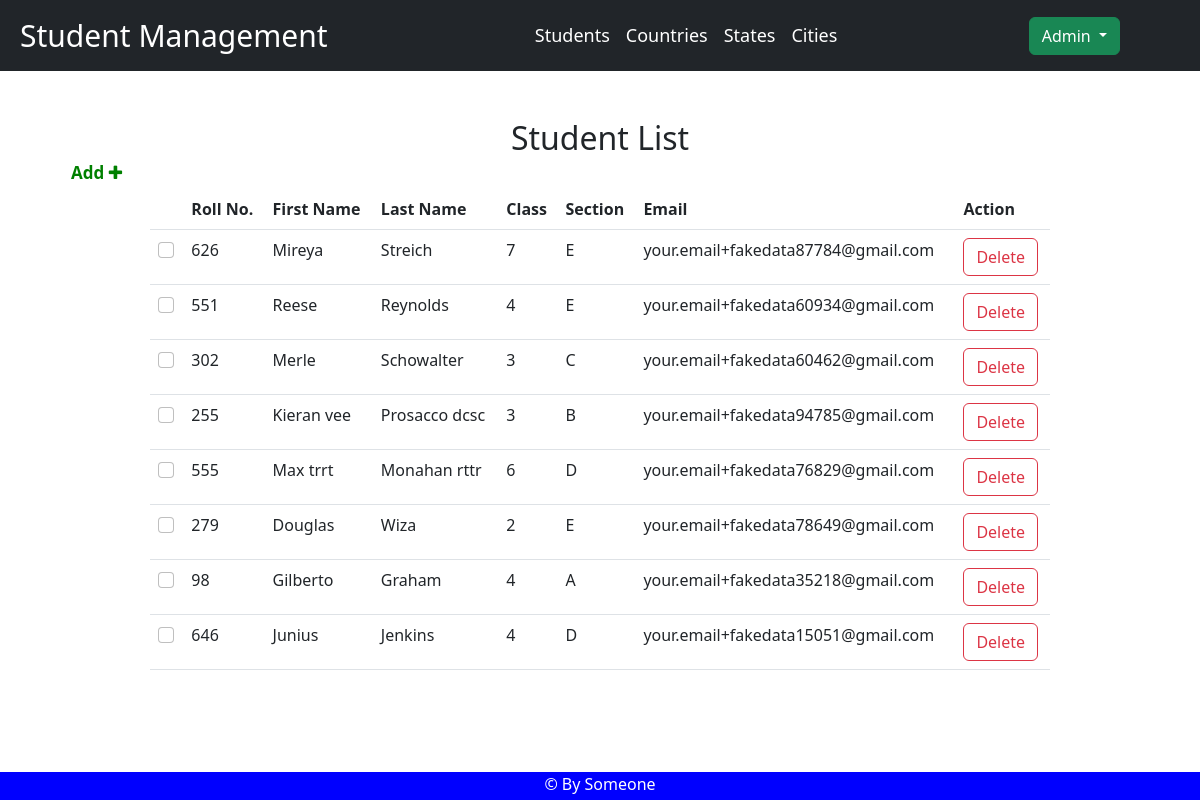
Page /home (signed in) on the committed database.
### models.py (models this page shows, shortened)
class Student(db.Model):
    __tablename__ = "student"
    id = db.Column(db.Integer, primary_key=True)
    fname = db.Column(db.String(100))
    lname = db.Column(db.String(100))
    mother_name = db.Column(db.String(100))
    father_name = db.Column(db.String(100))
    addr = db.Column(db.String(100))
    city_id = db.Column(db.Integer, db.ForeignKey('city.id'))
    city = db.relationship('City')
    state_id = db.Column(db.Integer, db.ForeignKey('state.id'))
    state = db.relationship('State')
    country_id = db.Column(db.Integer, db.ForeignKey('country.id'))
    country = db.relationship('Country')
    pin = db.Column(db.String(100))
    standard_id = db.Column(db.Integer, db.ForeignKey('standard.id'))
    standard = db.relationship('Standard')
    section_id = db.Column(db.Integer, db.ForeignKey('section.id'))
    section = db.relationship('Section')
    roll_no = db.Column(db.String(100))
    email = db.Column(db.String(100))

class Standard(db.Model):
    __tablename__ = "standard"
    id = db.Column(db.Integer, primary_key=True)
    standard_name = db.Column(db.String(100))

class Section(db.Model):
    __tablename__ = "section"
    id = db.Column(db.Integer, primary_key=True)
    section_name = db.Column(db.String(100))

### app.py (the view)
@app.route('/home')
def home():
    if 'username' in session:
        students = Student.query.order_by(desc(Student.id))
        return render_template(templates.dashboard, students=students)
    return render_template(templates.login)

### templates/dashboard.html (shortened to what this page needs)
{%extends "skel.html"%}
{%block content%}
<br>
<br>
<h2 style="text-align:center">Student List</h2>
<br>
<div class="w-75" style="margin:auto;margin-bottom:200px">
        <div class="d-block" style="position:fixed;top:10rem; left:4rem;">
            <div>
                <a class="add_button"
               style="text-decoration:none;color:green;font-size:17px;padding:7px;font-weight:bold"
               href="{{url_for('add_students')}}">Add <i class="fa fa-plus" aria-hidden="true"></i></a>
            </div>
        </div>
        <div style="height:400px;">
            <table class="table table-hover" id="tb">
                <thead style="position:sticky; top:0; background-color:white;">
                <tr>
                    <th></th>
                    <th>Roll No.</th>
                    <th>First Name</th>
                    <th>Last Name</th>
                    <th>Class</th>
                    <th>Section</th>
                    <th>Email</th>
                    <th>Action</th>
                </tr>
                </thead>
                <tbody>
                {% for student in students %}
                <tr>
                    <td>
                        <input class="form-check-input" name="check-box" type="checkbox" value="{{student.id}}">
                    </td>
                    <td style="cursor: pointer;"
                        onclick="location.href='{{url_for('student_details', student_id = student.id)}}'">{{
                        student.roll_no }}
                    </td>
                    <td style="cursor: pointer;"
                        onclick="location.href='{{url_for('student_details', student_id = student.id)}}'">{{
                        student.fname }}
                    </td>
                    <td style="cursor: pointer;"
                        onclick="location.href='{{url_for('student_details', student_id = student.id)}}'">{{
                        student.lname }}
                    </td>
                    <td style="cursor: pointer;"
                        onclick="location.href='{{url_for('student_details', student_id = student.id)}}'">{{
                        student.standard.standard_name }}
                    </td>
                    <td style="cursor: pointer;"
                        onclick="location.href='{{url_for('student_details', student_id = student.id)}}'">{{
                        student.section.section_name }}
                    </td>
                    <td style="cursor: pointer;"
                        onclick="location.href='{{url_for('student_details', student_id = student.id)}}'">{{
                        student.email }}
                    </td>
                    <td>
                        <button type="button" class="btn btn-outline-danger"
                                onclick="location.href='{{url_for('del_student', student_id = student.id)}}'"
                                data-toggle="modal" data-target=".bd-example-modal-lg">
                            Delete
                        </button>
                    </td>
                </tr>
                {% endfor %}
                </tbody>
            </table>
        </div>
</div>
{%endblock%}

### templates/skel.html (shortened to what this page needs)
<!DOCTYPE html>
<html lang="en">
<head>
    <link href="https://cdn.jsdelivr.net/npm/bootstrap@5.2.1/dist/css/bootstrap.min.css" rel="stylesheet"
>
    <link rel="stylesheet" href="https://cdnjs.cloudflare.com/ajax/libs/font-awesome/4.7.0/css/font-awesome.min.css">
</head>
<body>
<nav style="position:sticky; top:0; z-index:1;" class="navbar navbar-expand-lg navbar-dark bg-dark">
    <a href="{{url_for('home')}}" class="navbar-brand">Student Management</a>
    <div class="collapse navbar-collapse" id="navbarNav">
        <ul class="navbar-nav mx-auto">
            <li class="nav-item active">
                <a href="{{url_for('home')}}" class="nav-link active">Students</a>
            </li>
            <li class="nav-item">
                <a href="{{url_for('all_countries')}}" class="nav-link active">Countries</a>
            </li>
            <li class="nav-item">
                <a href="{{url_for('all_states')}}" class="nav-link active">States</a>
            </li>
            <li class="nav-item">
                <a href="{{url_for('all_cities')}}" class="nav-link active">Cities</a>
            </li>
        </ul>
        <div class="dropdown show nav-item" style="margin-right: 80px">
            <a class="btn btn-success dropdown-toggle" href="#" role="button" id="dropdownMenuLink"
               data-toggle="dropdown"
               aria-haspopup="true" aria-expanded="false">
                {{session.username.capitalize()}}
            </a>
        </div>
    </div>
</nav>
{%block content%}{%endblock%}
{% include "footer.html" %}
</body>
</html>

### templates/footer.html (shortened to what this page needs)
<div class="footer">
    <p>&copy; By Someone</p>
</div>

### templates/skel.html (style rules this page uses)
#navbarNav ul li a { font-size: 18px; }
.navbar-brand { font-size:30px; margin-left:20px; }
ul { list-style-type: none; margin: 0; padding: 0; }

### templates/footer.html (style rules this page uses)
.footer { position: fixed; left: 0; bottom: 0; width: 100%; height: 28px; background-color: blue; color: white; text-align: center; }

### rows in the picture
Student: roll_no "626", fname "Mireya", lname "Streich", standard.standard_name "7", section.section_name "E", email "your.email+fakedata87784@gmail.com"
Student: roll_no "551", fname "Reese", lname "Reynolds", standard.standard_name "4", section.section_name "E", email "your.email+fakedata60934@gmail.com"
Student: roll_no "302", fname "Merle", lname "Schowalter", standard.standard_name "3", section.section_name "C", email "your.email+fakedata60462@gmail.com"
Student: roll_no "255", fname "Kieran vee", lname "Prosacco dcsc", standard.standard_name "3", section.section_name "B", email "your.email+fakedata94785@gmail.com"
Student: roll_no "555", fname "Max trrt", lname "Monahan rttr", standard.standard_name "6", section.section_name "D", email "your.email+fakedata76829@gmail.com"
Student: roll_no "279", fname "Douglas", lname "Wiza", standard.standard_name "2", section.section_name "E", email "your.email+fakedata78649@gmail.com"
Student: roll_no "98", fname "Gilberto", lname "Graham", standard.standard_name "4", section.section_name "A", email "your.email+fakedata35218@gmail.com"
Student: roll_no "646", fname "Junius", lname "Jenkins", standard.standard_name "4", section.section_name "D", email "your.email+fakedata15051@gmail.com"

### other values in the picture
{{ session.username.capitalize() }} "Admin"
